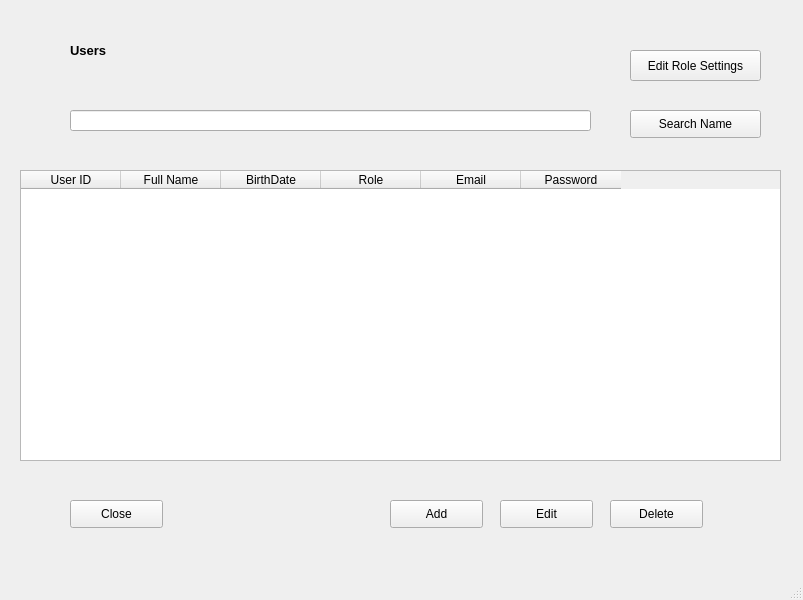
<?xml version="1.0" encoding="UTF-8"?>
<ui version="4.0">
 <class>MainWindow</class>
 <widget class="QMainWindow" name="MainWindow">
  <property name="geometry">
   <rect>
    <x>0</x>
    <y>0</y>
    <width>803</width>
    <height>600</height>
   </rect>
  </property>
  <property name="windowTitle">
   <string>MainWindow</string>
  </property>
  <widget class="QWidget" name="centralwidget">
   <widget class="QLabel" name="label">
    <property name="geometry">
     <rect>
      <x>70</x>
      <y>40</y>
      <width>211</width>
      <height>21</height>
     </rect>
    </property>
    <property name="font">
     <font>
      <pointsize>10</pointsize>
      <weight>75</weight>
      <bold>true</bold>
     </font>
    </property>
    <property name="text">
     <string>Users</string>
    </property>
   </widget>
   <widget class="QTableWidget" name="UserTable">
    <property name="geometry">
     <rect>
      <x>20</x>
      <y>170</y>
      <width>761</width>
      <height>291</height>
     </rect>
    </property>
    <property name="font">
     <font>
      <pointsize>9</pointsize>
      <weight>50</weight>
      <bold>false</bold>
     </font>
    </property>
    <column>
     <property name="text">
      <string>User ID</string>
     </property>
    </column>
    <column>
     <property name="text">
      <string>Full Name</string>
     </property>
    </column>
    <column>
     <property name="text">
      <string>BirthDate</string>
     </property>
    </column>
    <column>
     <property name="text">
      <string>Role</string>
     </property>
    </column>
    <column>
     <property name="text">
      <string>Email</string>
     </property>
    </column>
    <column>
     <property name="text">
      <string>Password</string>
     </property>
    </column>
   </widget>
   <widget class="QPushButton" name="Edit_Button">
    <property name="geometry">
     <rect>
      <x>500</x>
      <y>500</y>
      <width>93</width>
      <height>28</height>
     </rect>
    </property>
    <property name="text">
     <string>Edit</string>
    </property>
   </widget>
   <widget class="QPushButton" name="Search_Button">
    <property name="geometry">
     <rect>
      <x>630</x>
      <y>110</y>
      <width>131</width>
      <height>28</height>
     </rect>
    </property>
    <property name="text">
     <string>Search Name</string>
    </property>
   </widget>
   <widget class="QLineEdit" name="Search_Input">
    <property name="geometry">
     <rect>
      <x>70</x>
      <y>110</y>
      <width>521</width>
      <height>21</height>
     </rect>
    </property>
   </widget>
   <widget class="QPushButton" name="Add_Button">
    <property name="geometry">
     <rect>
      <x>390</x>
      <y>500</y>
      <width>93</width>
      <height>28</height>
     </rect>
    </property>
    <property name="text">
     <string>Add</string>
    </property>
   </widget>
   <widget class="QPushButton" name="Delete_Button">
    <property name="geometry">
     <rect>
      <x>610</x>
      <y>500</y>
      <width>93</width>
      <height>28</height>
     </rect>
    </property>
    <property name="text">
     <string>Delete</string>
    </property>
   </widget>
   <widget class="QPushButton" name="EditRoleSettings_Button">
    <property name="geometry">
     <rect>
      <x>630</x>
      <y>50</y>
      <width>131</width>
      <height>31</height>
     </rect>
    </property>
    <property name="text">
     <string>Edit Role Settings</string>
    </property>
   </widget>
   <widget class="QPushButton" name="Close_Button">
    <property name="geometry">
     <rect>
      <x>70</x>
      <y>500</y>
      <width>93</width>
      <height>28</height>
     </rect>
    </property>
    <property name="text">
     <string>Close</string>
    </property>
   </widget>
  </widget>
  <widget class="QMenuBar" name="menubar">
   <property name="geometry">
    <rect>
     <x>0</x>
     <y>0</y>
     <width>803</width>
     <height>26</height>
    </rect>
   </property>
  </widget>
  <widget class="QStatusBar" name="statusbar"/>
 </widget>
 <resources/>
 <connections/>
</ui>
